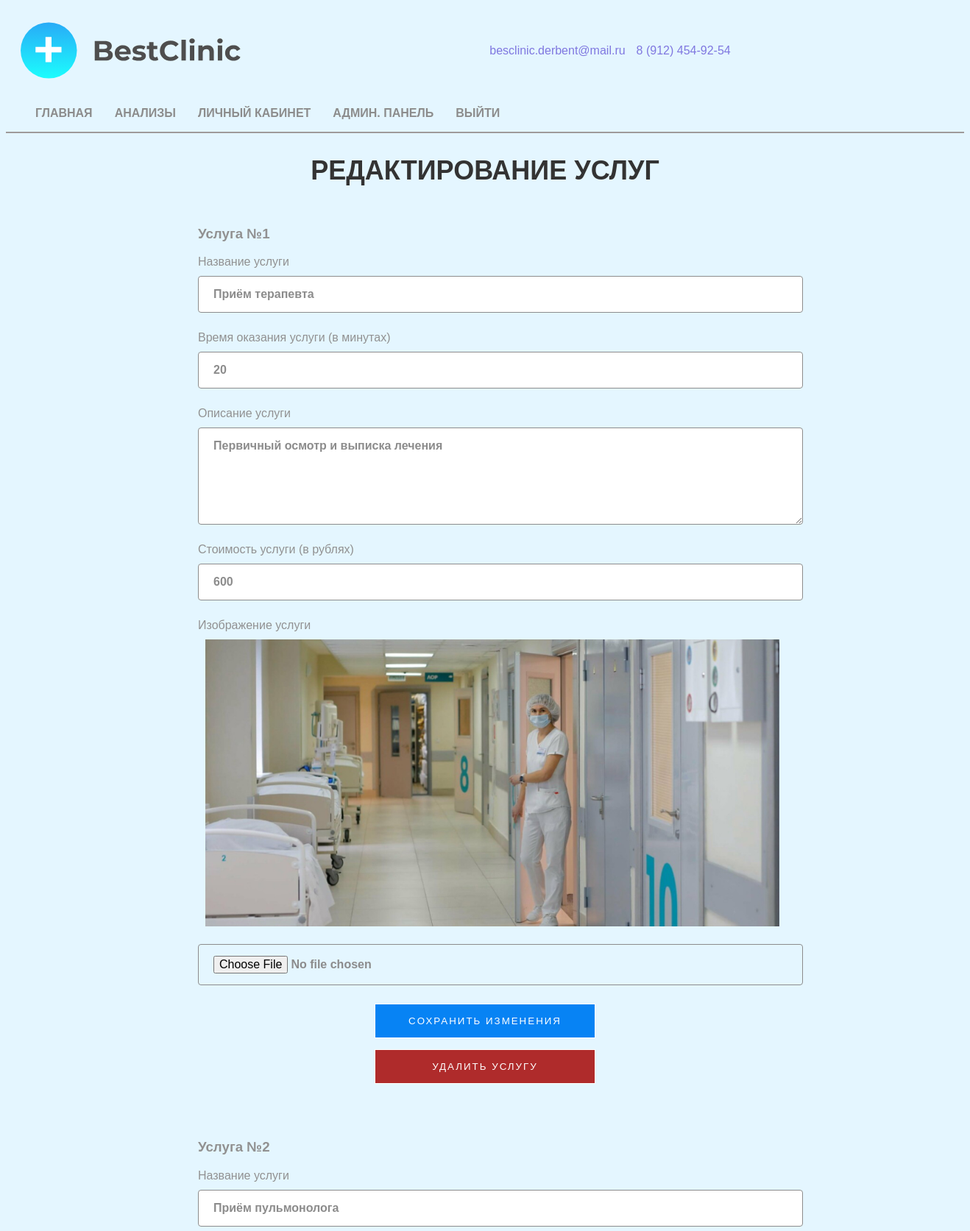
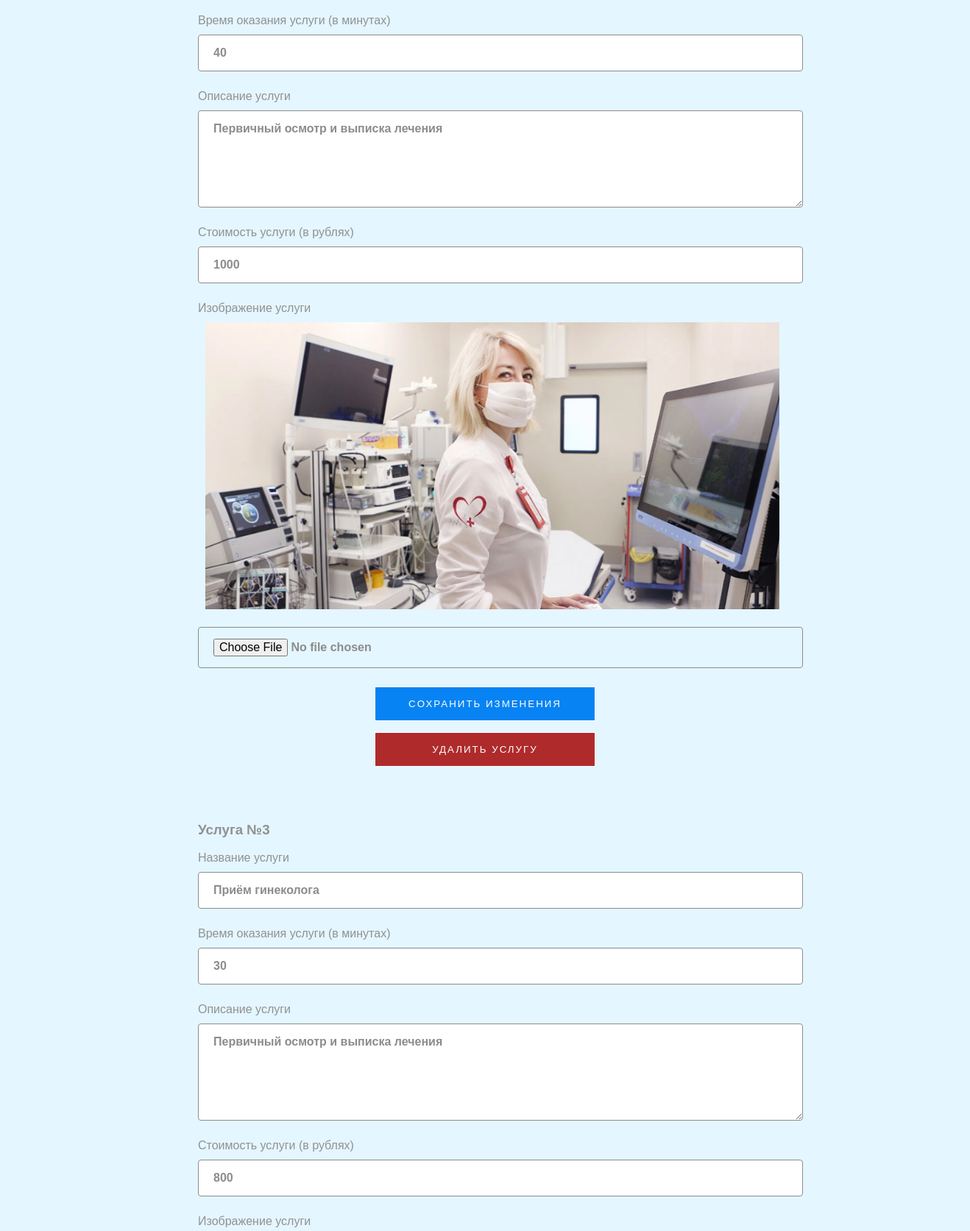
/admin/index.php (signed in, upper part), run on the app's committed database (2 pictures, top to bottom).
### tables this page shows
CREATE TABLE `menu_item` (
  `id` int(11) NOT NULL,
  `link` varchar(255) NOT NULL,
  `name` varchar(255) NOT NULL,
  `menu_type` varchar(255) NOT NULL,
  `class` varchar(255) NOT NULL,
  `parent` int(11) NOT NULL,
  `sort` int(11) NOT NULL
);

CREATE TABLE `services` (
  `id` int(11) NOT NULL,
  `name` varchar(255) NOT NULL,
  `time` int(11) NOT NULL,
  `description` varchar(255) NOT NULL,
  `price` decimal(10,0) NOT NULL,
  `img_path` varchar(255) DEFAULT NULL
);

### setting.php (called while the page is built)
<?php
require_once($_SERVER['DOCUMENT_ROOT'] . '/core.php');
$base_url = ((isset($_SERVER['HTTPS']) && $_SERVER['HTTPS'] == "on") ? "https" : "http");
$base_url .= "://".$_SERVER['HTTP_HOST'];
$setting['HTTP_PATH'] = $_SERVER['DOCUMENT_ROOT'];
$setting['TEMPLATE_PATH'] = $setting['HTTP_PATH'] . '/template';
$setting['FORM_PATH'] = $base_url . '/form';
$setting['ASSETS_PATH'] = $base_url . '/assets';
$query = 'SELECT * FROM setting';
$setting['SITE_INFO'] = $pdo->query($query)->fetchAll(PDO::FETCH_KEY_PAIR);
$query = 'SELECT * FROM menu_item WHERE menu_type = "header"';
$setting['HEADER_MENU'] = $pdo->query($query)->fetchAll();

### admin/index.php (the view, shortened to what this page needs)
<?php require_once($_SERVER['DOCUMENT_ROOT'] . '/setting.php'); ?>
<?php require_once($setting['TEMPLATE_PATH'] . '/head.php'); ?>
<?php require_once($setting['TEMPLATE_PATH'] . '/header.php'); ?>
<h2>Редактирование услуг</h2>
<section class="admin">
  <div class="container">
    <div class="admin__inner">
      <?php
      $query = 'SELECT * FROM services';
      $services_wash = $pdo->query($query)->fetchAll();
      foreach ($services_wash as $service) { ?>
        <div class="admin__item">
          <form action="<?= $setting['FORM_PATH'] . '/do_edit_service.php'; ?>" method="POST" enctype="multipart/form-data">
            <h3 class="admin__num">Услуга №<?= $service['id']; ?></h3>
            <div class="input-wrap">
              <div class="input-name">Название услуги</div>
              <input class="line" type="text" name="name" placeholder="Название услуги" value="<?= $service['name']; ?>" required>
            </div>
            <div class="input-wrap">
              <div class="input-name">Время оказания услуги (в минутах)</div>
              <input class="line" type="number" name="time" placeholder="Время оказания услуги" value="<?= $service['time']; ?>" required>
            </div>
            <div class="input-wrap">
              <div class="input-name">Описание услуги</div>
              <textarea class="line" name="desc" placeholder="Описание услуги"><?= $service['description']; ?></textarea>
            </div>
            <div class="input-wrap">
              <div class="input-name">Стоимость услуги (в рублях)</div>
              <input class="line" type="number" name="price" placeholder="Стоимость услуги" value="<?= $service['price']; ?>" required>
            </div>
            <div class="input-wrap">
              <div class="input-name">Изображение услуги</div>
              <?php if ($service['img_path']) : ?>
                <div class="admin__photo">
                  <img src="<?= ($setting['ASSETS_PATH'] . '/' . $service['img_path']); ?>" alt="car" class="admin__photo-img">
                </div>
              <?php endif; ?>
              <input class="line" type="file" name="photo" placeholder="Выберите новое фото">
            </div>
            <input class="sliding-button" type="submit" name="add_user" value="Cохранить изменения">
          </form>
          <form action="<?= $setting['FORM_PATH'] . '/do_remove_service.php'; ?>" method="POST">
            <input class="sliding-button btn-delete" type="submit" value="Удалить услугу">
          </form>
        </div>
        <br><br>
      <?php } ?>
    </div>
  </div>
</section>
<br><br><br><br><br><br><br><br><br><br>
<?php require_once($setting['TEMPLATE_PATH'] . '/footer.php'); ?>

### template/header.php
<header class="header">
	<a href="/" class="logo">
		<img class="logo__img" src="<?= $setting['ASSETS_PATH'] . '/img/logo.svg'; ?>">
	</a>
	<div class="container">
	<div class="header__contacts contacts">
		<?php
			$email = $setting['SITE_INFO']['email'];
			$phone = $setting['SITE_INFO']['phone'];
		?>
		<a href="mailto:<?= $email; ?>" class="header__contacts-email contacts__email contacts__link"><?= $email; ?></a>
		<a href="tel:<?= $phone; ?>" class="header__contacts-phone contacts__phone contacts__link"><?= $phone; ?></a>
	</div>
	</div>
	<nav class="nav">
		<ul class="nav__list">
			<?php
			$is_auth = (isset($_SESSION['user']) && $_SESSION['user']) ? true : false;
			foreach ($setting['HEADER_MENU'] as $item) :
				if (($is_auth && ($item['link'] === '/page/register.php' || $item['link'] === '/page/authorise.php'))
					|| (!$is_auth && $item['link'] === '/page/logout.php')
				  || (!$is_auth && $item['link'] === '/page/profile.php')
					|| (!$is_auth && $item['link'] === '/admin')
					|| ($is_auth && !($_SESSION['user']['role'] == 2) && $item['link'] === '/admin')
				) continue; ?>
				<li class="nav__list-item">
					<a href="<?= $item['link']; ?>" class="<?= $item['class']; ?>"><?= $item['name']; ?></a>
				</li>
			<?php endforeach; ?>
		</ul>
	</nav>
</header>
<body>
	<main>

### assets/css/style.css (style rules this page uses)
html, body { scroll-behavior: smooth; }
header { display: flex; justify-content: space-between; align-items: center; border-bottom: solid #9e9a9a 2px; flex-wrap: wrap; }
a { text-decoration: none; }
ul, li { list-style: none; }
.container { max-width: 1340px; padding: 0 20px; margin: 0 auto; }
.nav__list { display: flex; gap: 30px; }
.nav__list-link { color: #8C8C8C; transition: .3s; text-transform: uppercase; font-size: 16px; border-bottom: 3px solid transparent; padding-bottom: 10px; font-weight: 600; }
main { width: 1300px; margin-left: auto; margin-right: auto; }
h2 { text-align: center; text-transform: uppercase; font-size: 36px; font-weight: 700; width: 100%; color: #333; }
body { color: #919191; background-color: #E4F6FF; font-family: 'Montserrat', sans-serif; }
img { margin: 5px; padding: 5px; max-width: 100%; }
form { margin: 5px; padding: 5px; }
.logo { display: flex; margin: 10px; justify-content: center; align-items: center; }
.logo__img { width: 300px; }
.sliding-button { text-decoration: none; display: inline-block; position: relative; padding: 15px 30px; border: 1px solid; margin: 10px 0; font-family: 'Montserrat', sans-serif; text-transform: uppercase; overflow: hidden; letter-spacing: 2px; transition: .8s cubic-bezier(.165, .84, .44, 1); background: #0783F4; color: #fff; cursor: pointer; }
::placeholder { color: #c4c4c4; }
.line { text-decoration: none; color: #8C8C8C; border: 3px solid #8C8C8C; border-radius: 4px; display: inline-block; position: relative; padding: 15px 30px; border: 1px solid; margin: 10px 20px; font-family: 'Montserrat', sans-serif; overflow: hidden; font-size: 16px; font-weight: 700; transition: .8s cubic-bezier(.165, .84, .44, 1); }
.contacts { display: flex; align-items: center; gap: 15px; }
.contacts__link { color: #7f77e0; font-weight: 500; transition: color .3s; display: inline-block; }
.admin__item { max-width: 800px; margin: 0 auto; }
.admin__item .line { width: 100%; display: block; margin-left: 0; margin-right: 0; padding: 15px 20px; }
.admin__item textarea { min-height: 100px; }
.input-wrap { margin-bottom: 25px; }
.admin__item .sliding-button { width: 300px; margin: 0 auto; display: block; }
.btn-delete { background: #af2b2b; }

### data on the page
menu_item: name "ГЛАВНАЯ"
menu_item: name "АНАЛИЗЫ"
menu_item: name "ЛИЧНЫЙ КАБИНЕТ"
menu_item: name "АДМИН. ПАНЕЛЬ"
menu_item: name "ВЫЙТИ"
services: id "1", name "Приём терапевта", time "20", desc "Первичный осмотр и выписка лечения", price "600", img_path (picture)
services: id "2", name "Приём пульмонолога", time "40", desc "Первичный осмотр и выписка лечения", price "1000", img_path (picture)
services: id "3", name "Приём гинеколога", time "30", desc "Первичный осмотр и выписка лечения", price "800"

### other printed values
$email "besclinic.derbent@mail.ru"
$phone "8 (912) 454-92-54"
